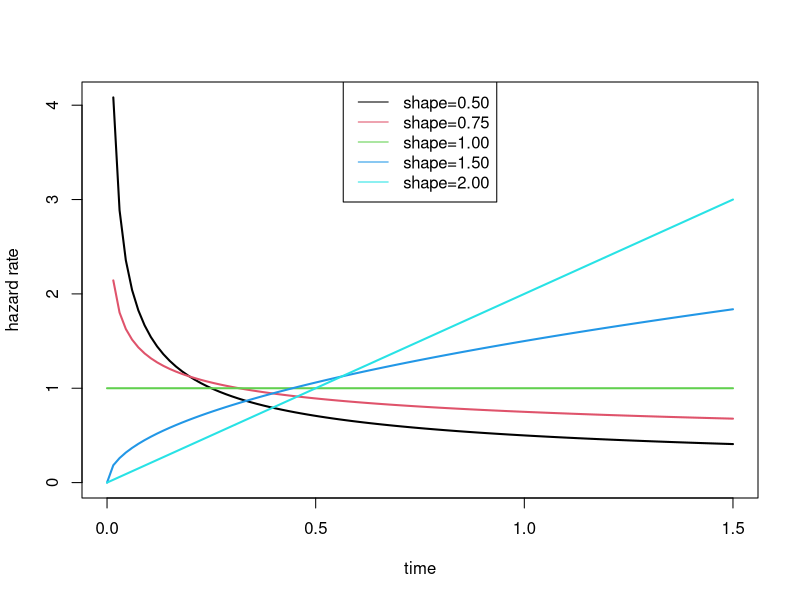

Recreate this plot in R.
## ---- chunk 1
fig.dim <- 4
knitr::opts_chunk$set(fig.width=2*fig.dim,
                      fig.height=fig.dim,
                      fig.align='center',
                      warning=FALSE)
set.seed(42)
library(survival)
library(matrixStats)
options(mc.cores = parallel::detectCores())
## ---- chunk 2
kvals <- c(0.5, 0.75, 1, 1.5, 2)
xx <- seq(0, 1.5, length.out=101)
x <- sapply(kvals, function (k) dweibull(xx, shape=k)/pweibull(xx, shape=k, lower.tail=FALSE))
matplot(xx, x, type='l', lty=1, xlab='time', ylab='hazard rate', lwd=2)
legend("top", lty=1, col=1:5, legend=sprintf("shape=%0.2f", kvals))
